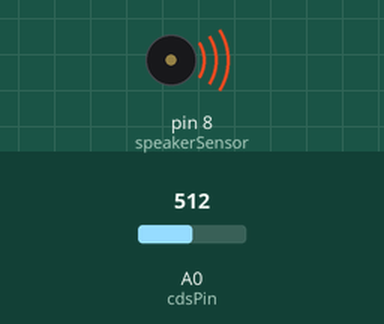
Simulated run of this sketch. Board: Arduino Uno, built with avr-gcc and run on an emulated ATmega328P. Shown: buzzer (waves = sounding). The inputs (shaded band) are chosen by the test bench; at power-on: A0 (cdsPin) = 512. What the sketch prints to the serial monitor is not drawn.

Above: at 0.3 s.
Timing chart, 0 to 3.0 s (numbered marks = the images above):
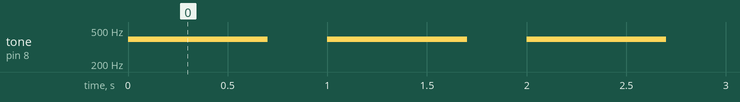

Measured:
- by itself, tone on pin 8 (speakerSensor): alternates 392 Hz for 0.70 s and silent for 0.30 s

The sketch:

15_note_CDS.ino
```cpp
//cds, note

int note_c4 = 262;
int note_d4 = 294;
int note_e4 = 330;
int note_f4 = 349;
int note_g4 = 392;
int note_a4 = 440;
int note_b4 = 494;
int note_c5 = 523;

int speakerSensor = 8;
int noteDuration = 700;
int cdsPin = A0;
int cdsValue = 0;
int noteValue = 0;

void setup() {
  pinMode(speakerSensor, OUTPUT);
  pinMode(cdsPin, INPUT);
  Serial.begin(9600);

}

void loop() {
  cdsValue = analogRead(cdsPin);

  if(cdsValue < 200)
  {
    noteValue = note_c4;
  }

  else if (cdsValue > 200 && cdsValue < 300)
  {
    noteValue = note_d4;
  }

  else if (cdsValue > 300 && cdsValue < 400)
  {
    noteValue = note_e4;
  }

  else if (cdsValue > 400 && cdsValue < 500)
  {
    noteValue = note_f4;
  }

  else if (cdsValue > 500 && cdsValue < 600)
  {
    noteValue = note_g4;
  }

  else if (cdsValue > 600 && cdsValue < 700)
  {
    noteValue = note_a4;
  }

  else if (cdsValue > 700 && cdsValue < 800)
  {
    noteValue = note_b4;
  }

  else if (cdsValue > 750 )
  {
    noteValue = note_c5;
  }

  Serial.println (cdsValue);
  tone (speakerSensor, noteValue, noteDuration);
  delay (1000);
}
```
